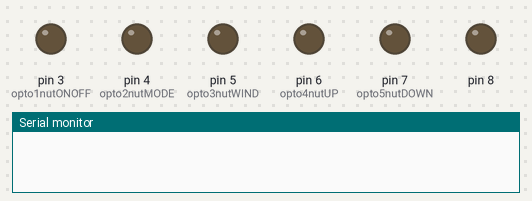
Simulated run of this sketch. Board: Arduino Uno, built with avr-gcc and run on an emulated ATmega328P. Parts: output pins drawn as LEDs (lit = HIGH), the last lines printed to the serial monitor.

Above: at 0.1 s.
At 10.1 s:
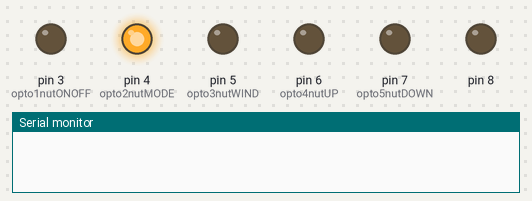
At 15.1 s:
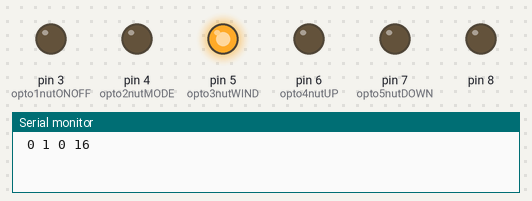
At 19.1 s:
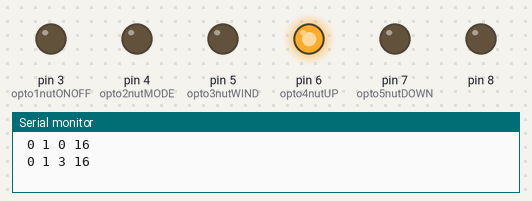
At 39.1 s:
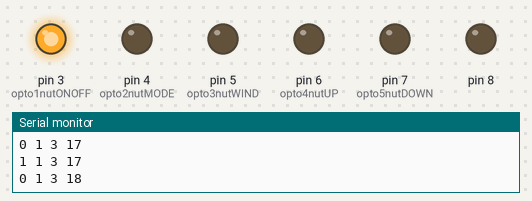
Timing chart, 0 to 40.0 s (numbered marks = the images above):
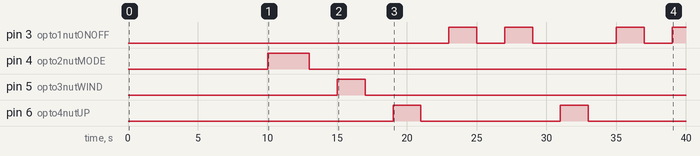

Measured:
- by itself, pin 3 (opto1nutONOFF): goes HIGH 2.0 s, LOW 2.0 s, HIGH 2.0 s, LOW 6.0 s, HIGH 2.0 s, LOW 2.0 s, then HIGH
- by itself, pin 4 (opto2nutMODE): LOW → HIGH at 10.0 s, → LOW 3.0 s later
- by itself, pin 5 (opto3nutWIND): LOW → HIGH at 15.0 s, → LOW 2.0 s later
- by itself, pin 6 (opto4nutUP): alternates HIGH for 2.0 s and LOW for 10.0 s

The sketch:

lm.ino
```cpp
// (licence header left out)
/*import processing.serial.*;
Serial mySerial;
PrintWriter output;*/
#include <IRremote.h>


//Serial mySerial;
//PrintWriter output;
int RECV_PIN = 11;
int opto1nutONOFF = 3;
int opto2nutMODE = 4;
int opto3nutWIND = 5;
int opto4nutUP = 6;
int opto5nutDOWN = 7;
int opto6DKLED = 8;
byte j;
byte giatri = 0;
int t=2000;
IRrecv irrecv(RECV_PIN);

decode_results results;

void setup()
{
  Serial.begin(9600);
  irrecv.enableIRIn(); // Start the receiver
  /*mySerial = new Serial( this, Serial.list()[0], 9600 );
  output = createWriter( "data.txt" );*/
  for(byte i=3;i<=8;i++)                                                //khai báo đầu ra là output
    {
      pinMode(i, OUTPUT);
    }
}

// Dumps out the decode_results structure.
// Call this after IRrecv::decode()
// void * to work around compiler issue
//void dump(void *v) {
//  decode_results *results = (decode_results *)v


void dump(decode_results *results) {
  int count = results->rawlen;
  /*if (results->decode_type == UNKNOWN) {
    Serial.print("Unknown encoding: ");
  }
  else if (results->decode_type == NEC) {
    Serial.print("Decoded NEC: ");
  }
  else if (results->decode_type == SONY) {
    Serial.print("Decoded SONY: ");
  }
  else if (results->decode_type == RC5) {
    Serial.print("Decoded RC5: ");
  }
  else if (results->decode_type == RC6) {
    Serial.print("Decoded RC6: ");
  }
  else if (results->decode_type == PANASONIC) {
    Serial.print("Decoded PANASONIC - Address: ");
    Serial.print(results->panasonicAddress,HEX);
    Serial.print(" Value: ");
  }
  else if (results->decode_type == JVC) {
     Serial.print("Decoded JVC: ");
  }*/
  /*Serial.print(results->value, HEX);
  Serial.print(" (");
  Serial.print(results->bits, DEC);
  Serial.println(" bits)");*/
  Serial.print("Raw (");
  Serial.print(count, DEC);
  Serial.print("): ");
  int t=2000;
  /*output.print("Raw (");
  output.print(count, DEC);
  output.print("): ");*/

  for (int i = 0; i < count; i++) {
    if ((i % 2) == 1) {
      Serial.print(results->rawbuf[i]*USECPERTICK, DEC);
    }
    else {
      Serial.print(-(int)results->rawbuf[i]*USECPERTICK, DEC);
    }
    Serial.print(" ");
  }
}
void hienthi()                                                  //tạo chương trình con hiển thị
{
  if (irrecv.decode(&results))
{
    //Serial.println(results.value, HEX);
    dump(&results);
    irrecv.resume(); // Receive the next value
}

}
void loop() {
if(giatri<1)
{

delay(10000);
byte nhietdo=16;
if(nhietdo==16)
{
digitalWrite(opto2nutMODE, HIGH);  //nhấn MODE
delay(t);hienthi();                                             //hiển thị mã raw
Serial.print(" 0 1 0 16 ");                                     //in trạng thái của điều hòa
Serial.println("");                                             //xuống dòng
delay(1000);
digitalWrite(opto2nutMODE, LOW);                                  //nhả MODE
delay(t);
       for(byte wind=3;wind>=0;wind--)                                   //các chế độ tốc độ gió khác nhau
        {
          digitalWrite(opto3nutWIND, HIGH);                             //nhấn WIND
          delay(t);hienthi();                                     //hiển thị trạng thái
          Serial.print(" 0 1 ");                                  //in trạng thái
          Serial.print(wind);                                      //in trạng thái mức wind
          Serial.print(" 16");                                     //in nhiệt độ
          Serial.println("");
          digitalWrite(opto3nutWIND, LOW);                              //nhả WIND
          delay(t);
            for(nhietdo=17;nhietdo<=30;nhietdo++)
              {
                digitalWrite(opto4nutUP, HIGH);                         //nhấn UP
                delay(t);hienthi();

                Serial.print("0 1 ");
                Serial.print(wind);
                Serial.print(" ");
                Serial.print(nhietdo);
                Serial.println("");
                digitalWrite(opto4nutUP, LOW);                          //nhả UP
                delay(t);
                digitalWrite(opto1nutONOFF, HIGH);                      //nhấn OFF
                delay(t);hienthi();
                Serial.println("");
                digitalWrite(opto1nutONOFF, LOW);                       //nhả OFF
                delay(t);
                digitalWrite(opto1nutONOFF, HIGH);                      //nhấn ON
                delay(t); hienthi();

                Serial.print("1 1 ");
                Serial.print(wind);
                Serial.print(" ");
                Serial.print(nhietdo);
                Serial.println("");
                digitalWrite(opto1nutONOFF, LOW);                       //nhả ON
                delay(t);
                if(nhietdo==30)                                         //nếu nhiệt độ bằng 30 thì giảm nhiệt độ xuống
                  {
                    for(j=29;j>=16;j--)
                      {
                        if(j!=16)
                          {
                            digitalWrite(opto5nutDOWN, HIGH);
                            delay(t);
                            digitalWrite(opto5nutDOWN, LOW);
                            delay(t);

                          }
                         else
                          {
                            digitalWrite(opto5nutDOWN, HIGH);
                            delay(t);hienthi();

                            Serial.print("0 1 ");
                            Serial.print(wind);
                            Serial.print(" 16");
                            Serial.println("");
                            digitalWrite(opto5nutDOWN, LOW);
                            delay(t);
                            digitalWrite(opto1nutONOFF, HIGH);                      //nhấn OFF
                            delay(t);
                            digitalWrite(opto1nutONOFF, LOW);                       //nhả OFF
                            delay(t);hienthi();
                            Serial.println("");
                            digitalWrite(opto1nutONOFF, HIGH);                      //nhấn ON
                            delay(t);hienthi();

                            Serial.print("1 1 ");
                            Serial.print(wind);
                            Serial.print(" 16");
                            Serial.println("");
                            digitalWrite(opto1nutONOFF, LOW);                       //nhả ON
                            delay(t);
                          }
                      }
                  }
              }
        }
}
}
giatri = 2;
}
```
